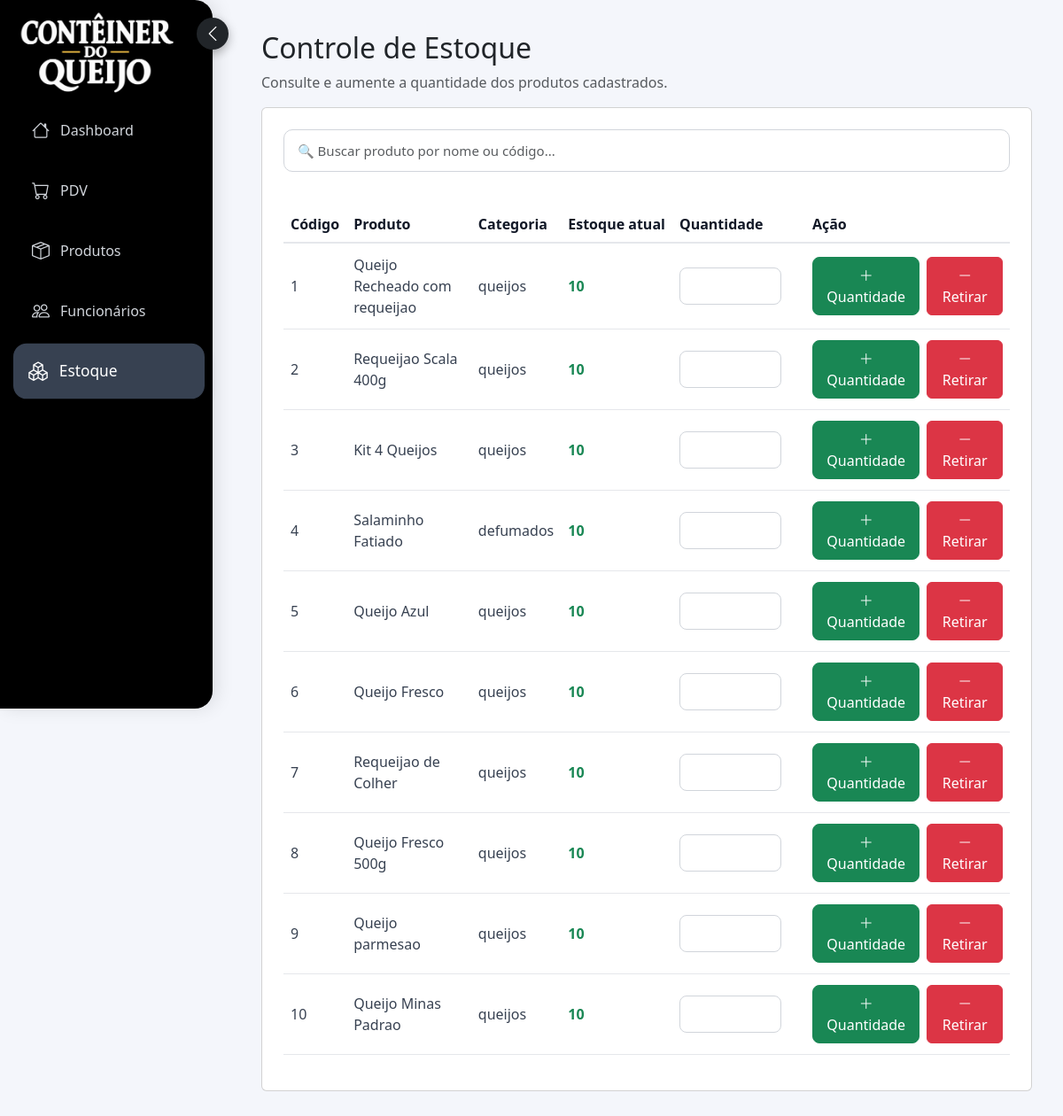
/PDV/estoque.php, run on the app's committed database.
### tables this page shows
CREATE TABLE IF NOT EXISTS `produtos` (
  `idProduto` int(11) NOT NULL AUTO_INCREMENT,
  `nome` varchar(255) DEFAULT NULL,
  `codigoDeBarras` int(11) DEFAULT NULL,
  `valor` float(10,2) DEFAULT NULL,
  `validade` date DEFAULT NULL,
  `estoque` int(11) DEFAULT NULL,
  `Armazenamento` enum('Refrigerado','Normal') NOT NULL,
  `categoria` enum('frios','defumados','doces','bebidas','queijos') NOT NULL,
  `imagem` varchar(255) DEFAULT NULL,
  `idFornecedor` int(11) DEFAULT NULL,
  PRIMARY KEY (`idProduto`),
  KEY `idFornecedor` (`idFornecedor`)
);

### PDV/estoque.php (the view, shortened to what this page needs)
<?php
include 'conexao.php';
$sql = "
    SELECT
        idProduto,
        nome,
        codigoDeBarras,
        categoria,
        estoque
    FROM produtos
    ORDER BY codigodebarras ASC
";
$resultado = mysqli_query($conn, $sql);
?>
<!DOCTYPE html>
<html lang="pt-br">
<head>
    <link href="https://cdn.jsdelivr.net/npm/bootstrap@5.3.0/dist/css/bootstrap.min.css" rel="stylesheet">
<link rel="stylesheet"
href="https://cdn.jsdelivr.net/npm/bootstrap-icons@1.11.3/font/bootstrap-icons.min.css">
<link rel="stylesheet" href="css/estilo.css">
</head>
<body>
<div class="sidebar">
    <h2>
        <img id="logo" src="../imagens/logo.jpeg" style="height: 100px; width: 180px; margin-left: 0px; margin-right: 0px; margin-top: -20px;">
        <button
    type="button"
    class="botao-sidebar"
    onclick="alternarSidebar()"
    title="Ocultar menu"
>
    <i class="bi bi-chevron-left"></i>
</button>
    </h2>
    <a href="index.php">
        <i class="bi bi-house"></i>
        Dashboard
    </a>
    <a href="pdv.html">
        <i class="bi bi-cart"></i>
        PDV
    </a>
    <a href="produtos.html">
        <i class="bi bi-box-seam"></i>
        Produtos
    </a>
    <a href="funcionarios.html">
        <i class="bi bi-people"></i>
        Funcionários
    </a>
    <a href="estoque.php" class='ativo'>
        <i class="bi bi-boxes"></i>
        Estoque
    </a>
</div>
<div class="content">
    <h2>Controle de Estoque</h2>
    <p class="text-muted">
        Consulte e aumente a quantidade dos produtos cadastrados.
    </p>
    <div class="card p-4">
        <div class="mb-4">
            <input
                type="text"
                id="busca"
                class="form-control"
                placeholder="🔍 Buscar produto por nome ou código..."
                onkeyup="filtrarProdutos()"
            >
        </div>
        <div class="table-responsive">
            <table class="table table-hover align-middle">
                <thead>
                    <tr>
                        <th>Código</th>
                        <th>Produto</th>
                        <th>Categoria</th>
                        <th>Estoque atual</th>
                        <th>Quantidade</th>
                        <th>Ação</th>
                    </tr>
                </thead>
                <tbody id="tabelaProdutos">
                <?php
                if ($resultado && mysqli_num_rows($resultado) > 0) {
                    while ($produto = mysqli_fetch_assoc($resultado)) {
                        ?>
                        <tr>
                            <td>
                                <?= htmlspecialchars($produto['codigoDeBarras']) ?>
                            </td>
                            <td>
                                <?= htmlspecialchars($produto['nome']) ?>
                            </td>
                            <td>
                                <?= htmlspecialchars($produto['categoria']) ?>
                            </td>
                            <td>
                                <span
                                    class="<?= $produto['estoque'] <= 5
                                        ? 'estoque-baixo'
                                        : 'estoque-normal' ?>"
                                >
                                    <?= $produto['estoque'] ?>
                                </span>
                            </td>
                            <td style="width: 150px;">
                                <input
                                    type="number"
                                    min="1"
                                    class="form-control quantidade-adicionar"
                                    placeholder=""
                                >
                            </td>
                            <td>
    <div class="d-flex gap-2">
        <button
            type="button"
            class="btn btn-success"
            onclick="adicionarEstoque(
                <?= $produto['idProduto'] ?>,
                this
            )"
        >
            <i class="bi bi-plus-lg"></i>
            Quantidade
        </button>
        <button
            type="button"
            class="btn btn-danger"
            onclick="retirarEstoque(
                <?= $produto['idProduto'] ?>,
                this
            )"
        >
            <i class="bi bi-dash-lg"></i>
            Retirar
        </button>
    </div>
</td>
                        </tr>
                        <?php
                    }
                }
                ?>
                </tbody>
            </table>
        </div>
    </div>
</div>
</body>
</html>

### PDV/estilo.css (style rules this page uses)
.btn { transition: all 0.2 ease; }
body { overflow-x: hidden; }
.card { transition: 0.3s; }

### PDV/estoque.php (style rules this page uses)
body { margin: 0; background: #f4f6fb; font-family: 'Segoe UI', sans-serif; }
.sidebar { width: 240px; height: 100vh; position: fixed; background: linear-gradient( black ); padding: 30px 20px; border-radius: 0 20px 20px 0; box-shadow: 5px 0 20px rgba(0,0,0,0.1); }
.sidebar { width: 240px; height: 100vh; position: fixed; left: 0; top: 0; background: black; padding: 30px 20px; border-radius: 0 20px 20px 0; box-shadow: 5px 0 20px rgba(0,0,0,0.1); z-index: 1000; transition: transform 0.3s ease; }
.botao-sidebar { position: absolute; top: 20px; right: -18px; width: 36px; height: 36px; border: none; border-radius: 50%; background: #212529; color: white; display: flex; align-items: center; justify-content: center; cursor: pointer; box-shadow: 0 4px 12px rgba(0,0,0,0.3); transition: 0.3s; z-index: 1001; }
.sidebar a { display: flex; align-items: center; gap: 12px; color: #d1d5db; padding: 14px 16px; text-decoration: none; border-radius: 14px; margin-bottom: 10px; transition: 0.3s; font-size: 16px; }
.sidebar a.ativo { background: #374151; color: white; transform: scale(1.08); position: relative; z-index: 10; box-shadow: 0 6px 15px rgba(0, 0, 0, 0.25); margin-left: 3px; margin-right: -3px; }
.sidebar i { font-size: 20px; }
.content { margin-left: 260px; padding: 35px; }
#busca { height: 48px; border-radius: 10px; border: 1px solid #d1d5db; padding: 10px 15px; font-size: 15px; transition: 0.2s; }
table { margin-top: 15px; }
.table { vertical-align: middle; }
.table thead th { color: #111827; font-weight: 600; border-bottom: 2px solid #e5e7eb; white-space: nowrap; }
.table tbody td { color: #374151; border-bottom: 1px solid #e5e7eb; padding-top: 12px; padding-bottom: 12px; }
.estoque-normal { color: #198754; font-weight: bold; }
.quantidade-adicionar { width: 115px; border-radius: 8px; border: 1px solid #d1d5db; padding: 8px 10px; }
.btn-success { border-radius: 8px; padding: 8px 14px; font-weight: 500; transition: 0.2s; }

### data on the page
produtos: codigoDeBarras "1", nome "Queijo Recheado com requeijao", categoria "queijos", estoque "10"
produtos: codigoDeBarras "2", nome "Requeijao Scala 400g", categoria "queijos", estoque "10"
produtos: codigoDeBarras "3", nome "Kit 4 Queijos", categoria "queijos", estoque "10"
produtos: codigoDeBarras "4", nome "Salaminho Fatiado", categoria "defumados", estoque "10"
produtos: codigoDeBarras "5", nome "Queijo Azul", categoria "queijos", estoque "10"
produtos: codigoDeBarras "6", nome "Queijo Fresco", categoria "queijos", estoque "10"
produtos: codigoDeBarras "7", nome "Requeijao de Colher", categoria "queijos", estoque "10"
produtos: codigoDeBarras "8", nome "Queijo Fresco 500g", categoria "queijos", estoque "10"
produtos: codigoDeBarras "9", nome "Queijo parmesao", categoria "queijos", estoque "10"
produtos: codigoDeBarras "10", nome "Queijo Minas Padrao", categoria "queijos", estoque "10"
